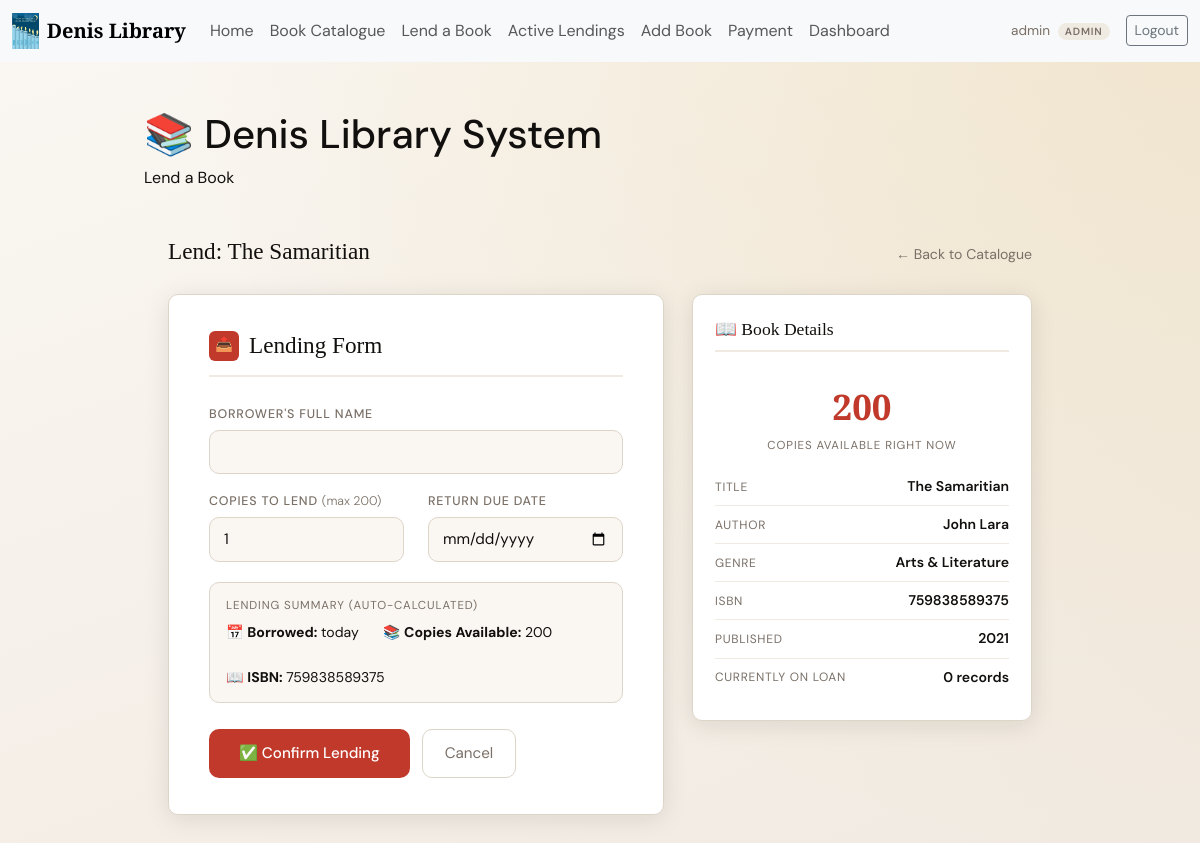
Before: /lending/lend/1/ (signed in) with the older database file.
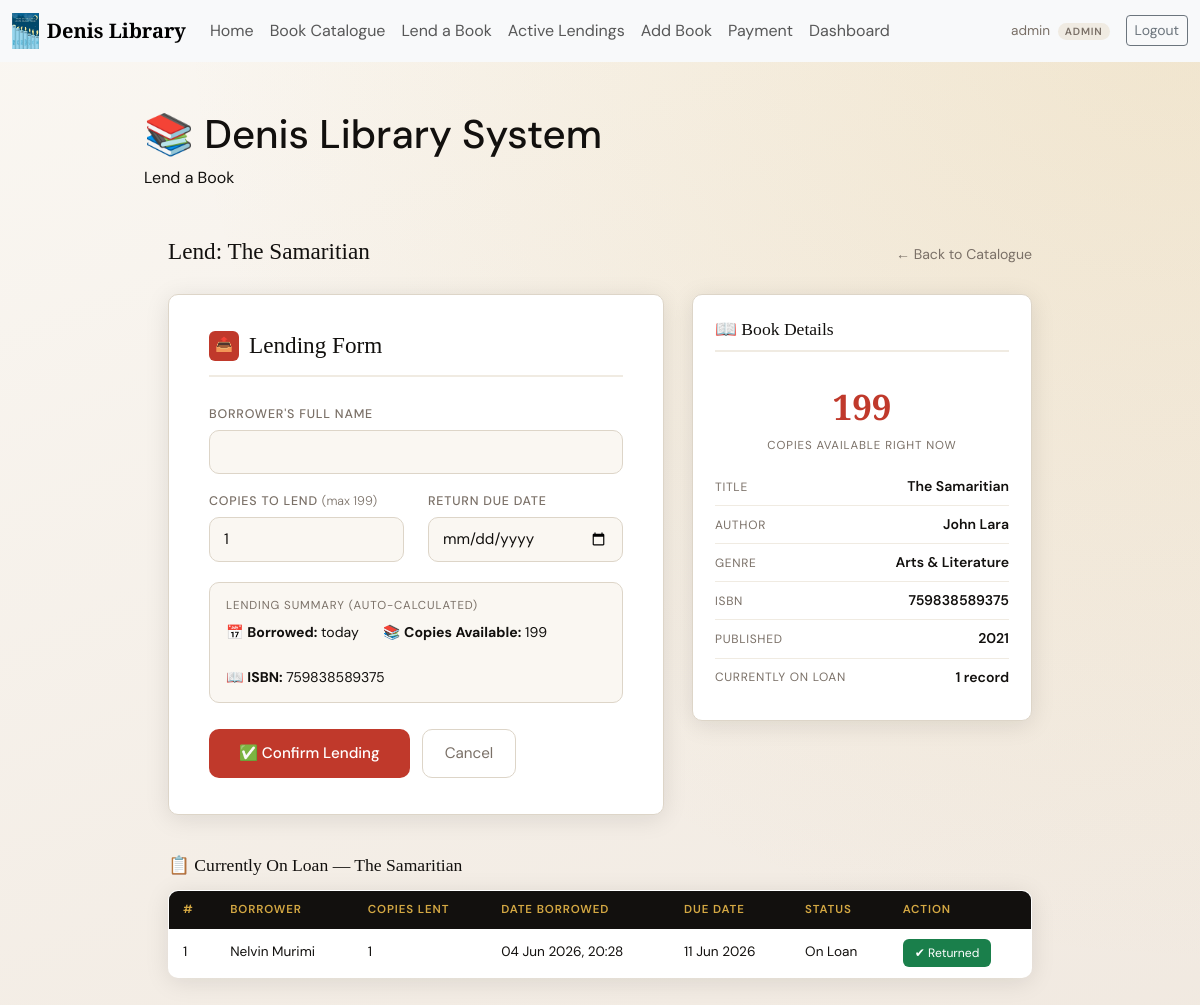
After: the same page with the newer database file.
### borrowed_books/models.py (models this page shows, shortened)
class Book(models.Model):
    GENRE_CHOICES = [
        ('fiction', 'Fiction'),
        ('non_fiction', 'Non-Fiction'),
        ('science', 'Science'),
        ('history', 'History'),
        ('biography', 'Biography'),
        ('technology', 'Technology'),
        ('arts', 'Arts & Literature'),
        ('other', 'Other'),
    ]
    title = models.CharField(max_length=255)
    author = models.CharField(max_length=255)
    isbn = models.CharField(max_length=20, unique=True)
    genre = models.CharField(max_length=50, choices=GENRE_CHOICES, default='other')
    published_year = models.PositiveIntegerField()
    copies_available = models.PositiveIntegerField(default=1)
    description = models.TextField(blank=True)
    date_added = models.DateTimeField(auto_now_add=True)
    class Meta:
        ordering = ['-date_added']

### returned_books/models.py (models this page shows, shortened)
class LendingRecord(models.Model):
    book = models.ForeignKey(
        'borrowed_books.Book',
        on_delete=models.CASCADE,
        related_name='lending_records'
    )
    borrower_name = models.CharField(max_length=255)
    copies_lent   = models.PositiveIntegerField(default=1)
    date_borrowed = models.DateTimeField(default=timezone.now)
    due_date      = models.DateField()
    is_returned   = models.BooleanField(default=False)
    class Meta:
        ordering = ['-date_borrowed']

### returned_books/views.py (the view)
    @login_required
    def wrapper(request, *args, **kwargs):
        if not (request.user.is_librarian() or request.user.is_admin()):
            messages.error(request, 'Access denied. Librarians and admins only.')
            return redirect('dashboard_redirect')
        return view_func(request, *args, **kwargs)

### returned_books/LendingForm.py (shortened to what this page needs)
class LendingForm(forms.ModelForm):
    class Meta:
        model  = LendingRecord
        fields = ['borrower_name', 'copies_lent', 'due_date']
        widgets = {
            'due_date': forms.DateInput(attrs={'type': 'date'}),
        }
    def __init__(self, *args, book=None, **kwargs):
        self.book = book
        super().__init__(*args, **kwargs)
        self.fields['copies_lent'].widget.attrs['min'] = 1
        if book:
            self.fields['copies_lent'].widget.attrs['max'] = book.copies_available

### accounts/models.py (called while the page is built)
    def is_admin(self):
        return self.role == 'admin'

    def is_librarian(self):
        return self.role == 'librarian'

### returned_books/views.py (called while the page is built)
def _librarian_or_admin_required(view_func):
    @login_required
    def wrapper(request, *args, **kwargs):
        if not (request.user.is_librarian() or request.user.is_admin()):
            messages.error(request, 'Access denied. Librarians and admins only.')
            return redirect('dashboard_redirect')
        return view_func(request, *args, **kwargs)
    wrapper.__name__ = view_func.__name__
    return wrapper

### returned_books/templates/LendBook.html (shortened to what the changed rows need)
{% extends 'base.html' %}
{% block content %}
<header>
  <h1>📚 Denis Library System</h1>
</header>
<main>
  <div class="section-header" style="margin-bottom:20px;">
    <h2>Lend: {{ book.title }}</h2>
    <a href="{% url 'LendingCatalogue' %}"
       style="margin-left:auto; text-decoration:none; color:var(--muted); font-size:.88rem;">
      ← Back to Catalogue
    </a>
  </div>
  <div class="lend-layout">
    <div class="form-card" style="margin-bottom:0;">
      <h2><span class="icon">📤</span> Lending Form</h2>
      <form method="POST" novalidate>
        <div class="form-grid">
          <div>
            <label for="{{ form.copies_lent.id_for_label }}">
              Copies to Lend
              <span style="font-weight:300;text-transform:none;letter-spacing:0">
                (max {{ book.copies_available }})
              </span>
            </label>
          </div>
        </div>
        <div style="margin-top:20px; padding:14px 16px; background:var(--paper);
                    border:1px solid var(--border); border-radius:var(--radius);">
          <div style="display:flex; gap:24px; flex-wrap:wrap; font-size:.88rem;">
            <span>📅 <strong>Borrowed:</strong> today</span>
            <span>📚 <strong>Copies Available:</strong> {{ book.copies_available }}</span>
            <span>📖 <strong>ISBN:</strong> {{ book.isbn }}</span>
          </div>
        </div>
      </form>
    </div>
    <div class="book-info-panel">
      <h3>📖 Book Details</h3>
      <div class="copies-big">{{ book.copies_available }}</div>
      <div class="copies-label">Copies Available Right Now</div>
      <div class="info-row">
        <span class="lbl">Title</span>
        <span class="val">{{ book.title }}</span>
      </div>
      <div class="info-row">
        <span class="lbl">Author</span>
        <span class="val">{{ book.author }}</span>
      </div>
      <div class="info-row">
        <span class="lbl">Genre</span>
        <span class="val">{{ book.get_genre_display }}</span>
      </div>
      <div class="info-row">
        <span class="lbl">ISBN</span>
        <span class="val">{{ book.isbn }}</span>
      </div>
      <div class="info-row">
        <span class="lbl">Published</span>
        <span class="val">{{ book.published_year }}</span>
      </div>
      <div class="info-row">
        <span class="lbl">Currently On Loan</span>
        <span class="val">{{ active_lendings.count }} record{{ active_lendings.count|pluralize }}</span>
      </div>
    </div>
  </div>
  {% if active_lendings %}
    <div class="history-section">
      <h3>📋 Currently On Loan — {{ book.title }}</h3>
      <table class="history-table">
        <thead>
          <tr>
            <th>#</th>
            <th>Borrower</th>
            <th>Copies Lent</th>
            <th>Date Borrowed</th>
            <th>Due Date</th>
            <th>Status</th>
            <th>Action</th>
          </tr>
        </thead>
        <tbody>
          {% for record in active_lendings %}
            <tr>
              <td>{{ forloop.counter }}</td>
              <td>{{ record.borrower_name }}</td>
              <td>{{ record.copies_lent }}</td>
              <td>{{ record.date_borrowed|date:"d M Y, H:i" }}</td>
              <td>
                {% if record.due_date < today %}
                  <span class="overdue">{{ record.due_date|date:"d M Y" }} ⚠ Overdue</span>
                {% else %}
                  {{ record.due_date|date:"d M Y" }}
                {% endif %}
              </td>
              <td>
                {% if record.due_date < today %}
                  <span class="overdue">Overdue</span>
                {% else %}
                  On Loan
                {% endif %}
              </td>
              <td>
                <form method="POST" action="{% url 'MarkReturned' record.pk %}" style="display:inline;">
                  <button type="submit" class="btn-return">✔ Returned</button>
                </form>
              </td>
            </tr>
          {% endfor %}
        </tbody>
      </table>
    </div>
  {% endif %}
</main>
{% now "Y-m-d" as today %}
{% endblock %}

Changed rows visible on the page:
changed Book "The Samaritian": copies_available "200" → "199"; title (not shown) → "The Samaritian"
added LendingRecord: borrower_name "Nelvin Murimi", copies_lent "1", date_borrowed "04 Jun 2026, 20:28", due_date "11 Jun 2026", shows "On Loan"
Other visible differences:
{{ active_lendings.count }}: "0" → "1"
text now shown: "📋 Currently On Loan — # BORROWER COPIES LENT DATE BORROWED DUE DATE STATUS ACTION"
